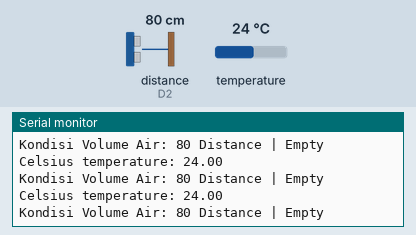
This sketch was run on a simulated ESP8266 (NodeMCU). Parts: the last lines printed to the serial monitor. Wiring (inferred from the names in the program): ultrasonic range finder: trigger D1; echo D2. The test bench sets the inputs (shaded band); at power-on: distance to the obstacle (sensor on D2) 80 cm, temperature 24 °C. The echo pulse lasts 58.3 µs per cm; WiFi joins after 1.5 s; servers stay silent unless stated.

Above: at 14.5 s.
14.6 s: distance to the obstacle (sensor on D2) set to 7 cm
At 15.5 s:
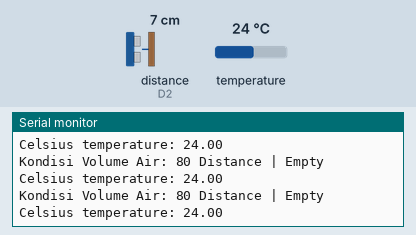
16.1 s: distance to the obstacle (sensor on D2) set to 10 cm
At 19.2 s:
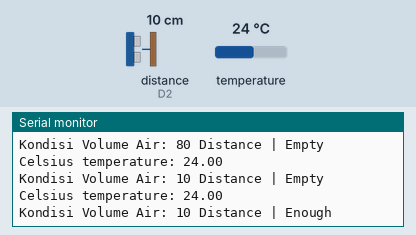

The sketch:

Hydroponics_WaterLevel.ino
```cpp
// Template ID, Device Name and Auth Token are provided by the Blynk.Cloud
// See the Device Info tab, or Template settings
#define BLYNK_TEMPLATE_ID "TMPL6XLlfa3kl"
#define BLYNK_TEMPLATE_NAME "Monitoring Suhu dan Jarak"
#define BLYNK_AUTH_TOKEN "v1okzVekidmclcQ0R0LwPnlK087P_TdD"
// Comment this out to disable prints and save space
#define BLYNK_PRINT Serial
#include <TimeLib.h>
#include <ESP8266WiFi.h>
#include <BlynkSimpleEsp8266.h>

char auth[] = BLYNK_AUTH_TOKEN;
BlynkTimer timer;

// Your WiFi credentials.
// Set password to "" for open networks.
//char ssid[] = "Siambaton";
//char pass[] = "@E1!290699DmnkSmbtn";
//char ssid[] = "Binus-LabGAT";
//char pass[] = "qazxswedc123";

char ssid[] = "ABZ";
char pass[] = "Z1d4n3J4b4r!";

int i = 0;
String notex, nott;

#include <OneWire.h>
#include <DallasTemperature.h>
#define ONE_WIRE_BUS D3
OneWire oneWire(ONE_WIRE_BUS);
DallasTemperature sensors(&oneWire);
float Celcius=0;

#define triggerPin  D1 //hijau
#define echoPin     D2 //biru

long bacaJarakCM(){
  digitalWrite(triggerPin, LOW);
  delayMicroseconds(2);
  digitalWrite(triggerPin, HIGH);
  delayMicroseconds(10);
  digitalWrite(triggerPin, LOW);
  int durasi = pulseIn(echoPin, HIGH);
  return (durasi / 2) / 29.1;
}

void deteksi() {
  int jarak = bacaJarakCM();
  Serial.print("Kondisi Volume Air: ");
  Serial.print(bacaJarakCM());
  Serial.print(" Distance | ");
  Serial.println(notex);
  Blynk.virtualWrite(V12, bacaJarakCM());
  Blynk.virtualWrite(V13, notex);

  if (jarak <= 8){
  notex ="Full";
  }
  else if(jarak >= 9 && jarak <=15) {
  notex = "Enough";
  }
  else if(jarak >= 25){
  notex = "Empty";
  }
  else {
  notex = "";
  }
  delay(50);
}

void Temperature()
{
  // Request temperature to all devices on the data line
  sensors.requestTemperatures();

  Serial.print("Celsius temperature: ");
  //We can connect more than one IC on the same data wire. 0 refers to the first IC on the wire
  Serial.print(sensors.getTempCByIndex(0));
  Serial.println("                      ");
  int tempC=sensors.getTempCByIndex(0);
  delay(1000);

  // You can send any value at any time.
  // Please don't send more that 10 values per second.
    Blynk.virtualWrite(V10, tempC);
    Blynk.virtualWrite(V14, nott);
    delay(500);
      Serial.println(nott);

  if(tempC <= 20){
  //digitalWrite(D4, HIGH);
  nott ="Cool";

  }
  else if(tempC >= 25 && tempC <= 30){
  nott = "Normal";

  }
  else if(tempC >= 35){
  nott = "Hot";
  }

  else {
  nott = "";
  }
  delay(50);
}

void setup()
{
  // Debug console
  Serial.begin(9600);

  pinMode(triggerPin, OUTPUT);//D3
  pinMode(echoPin, INPUT);//D4

  Blynk.begin(auth, ssid, pass);
  // You can also specify server:
  //Blynk.begin(auth, ssid, pass, "blynk.cloud", 80);
  //Blynk.begin(auth, ssid, pass, IPAddress(10,22,228,129), 8080);
}

void loop()
{
  Blynk.run();
  deteksi();
  Temperature();
  timer.run();
}
```

Measured:
- the behaviour switches between 8 and 9 cm on distance to the obstacle (sensor on D2) (found by bisection; images 1 and 2)
- after the input at 16.1 s, the serial monitor: prints a new line after 0.07 s (image 2)
